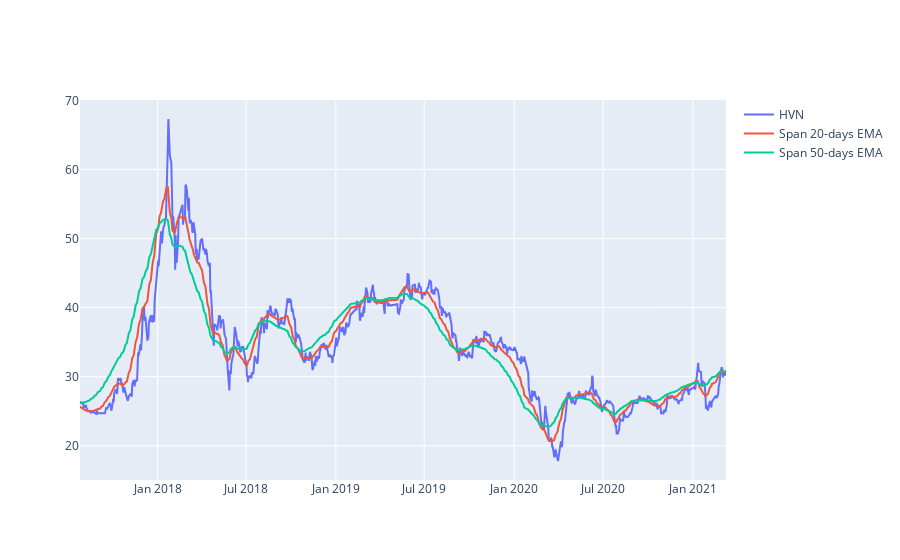

The cell this chart's notebook holds for it:
### Code cell
#plot linechart for HPG price
short_rolling = df['<Close>'].rolling(window=20).mean()

ema_long = df['<Close>'].ewm(span=50, adjust=False).mean()
ema_short = df['<Close>'].ewm(span=20, adjust=False).mean()
line_price = df['<Close>']
fig = go.Figure()
#px.line(df_hpg, x='datetime', y='<Close>', labels={'x':'Date', 'y':'Price'})

fig.add_trace(go.Scatter(x=df.datetime, y=line_price, 
                        mode='lines', name='HVN'))

fig.add_trace(go.Scatter(x=df.datetime, y=ema_short, 
                        mode='lines', name='Span 20-days EMA'))

fig.add_trace(go.Scatter(x=df.datetime, y=ema_long, 
                        mode='lines', name='Span 50-days EMA'))

### Figure 1 — Plotly figure (JSON) as saved in the notebook; plotly's stock layout.template omitted (floating-point values rounded to 4 significant figures; data arrays with more than 128 entries replaced by an {"elided": "..."} marker saying what was removed)
{"data": [{"mode": "lines", "name": "HVN", "type": "scatter", "x": {"elided": "900 str values"}, "y": {"elided": "900 float values"}}, {"mode": "lines", "name": "Span 20-days EMA", "type": "scatter", "x": {"elided": "900 str values"}, "y": {"elided": "900 float values"}}, {"mode": "lines", "name": "Span 50-days EMA", "type": "scatter", "x": {"elided": "900 str values"}, "y": {"elided": "900 float values"}}], "layout": {}}
